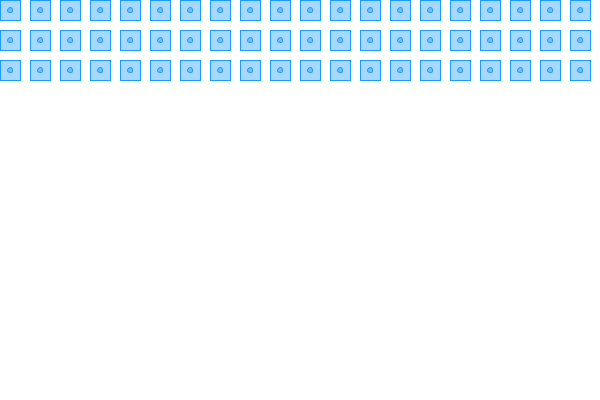
Frame 1 (no input)
Frame 60 (the mouse pressed at the canvas centre just before this capture): identical to frame 1, image omitted
Frame 120 (the mouse held since frame 60 and released just before this capture): identical to frame 1, image omitted

The Processing sketch that drew this single still picture (run headless with seeded random() and noise(); from frame 60 on, the mouse is pressed at the canvas centre):

// Processing sketch: for_loop_nov
// ── for_loop_nov.pde
/*
Ejercico de For Loop
 por Sergio Majluf
 Noviembre 2017
 */

int total = 30;
int espacio = 30;

void setup() {
  size(600, 400);
  colorMode(RGB);
}

void draw() {
  background(255);
  stroke(30, 155, 255);
  fill(30, 155, 255, 100);

  // columnas
  for (int i=0; i < total; i++) {
    
    // filas
    for (int j=0; j < 3; j++) {
      miFigura(i, j);
    }
    
   
  }
}

void miFigura(int x, int y) {
  rect(x*espacio, y*espacio, 20, 20);
  ellipse(10+x*espacio, 10+y*espacio, 5, 5);
  //line(x*espacio, height/3, x*espacio, (height/3)*2);
}
